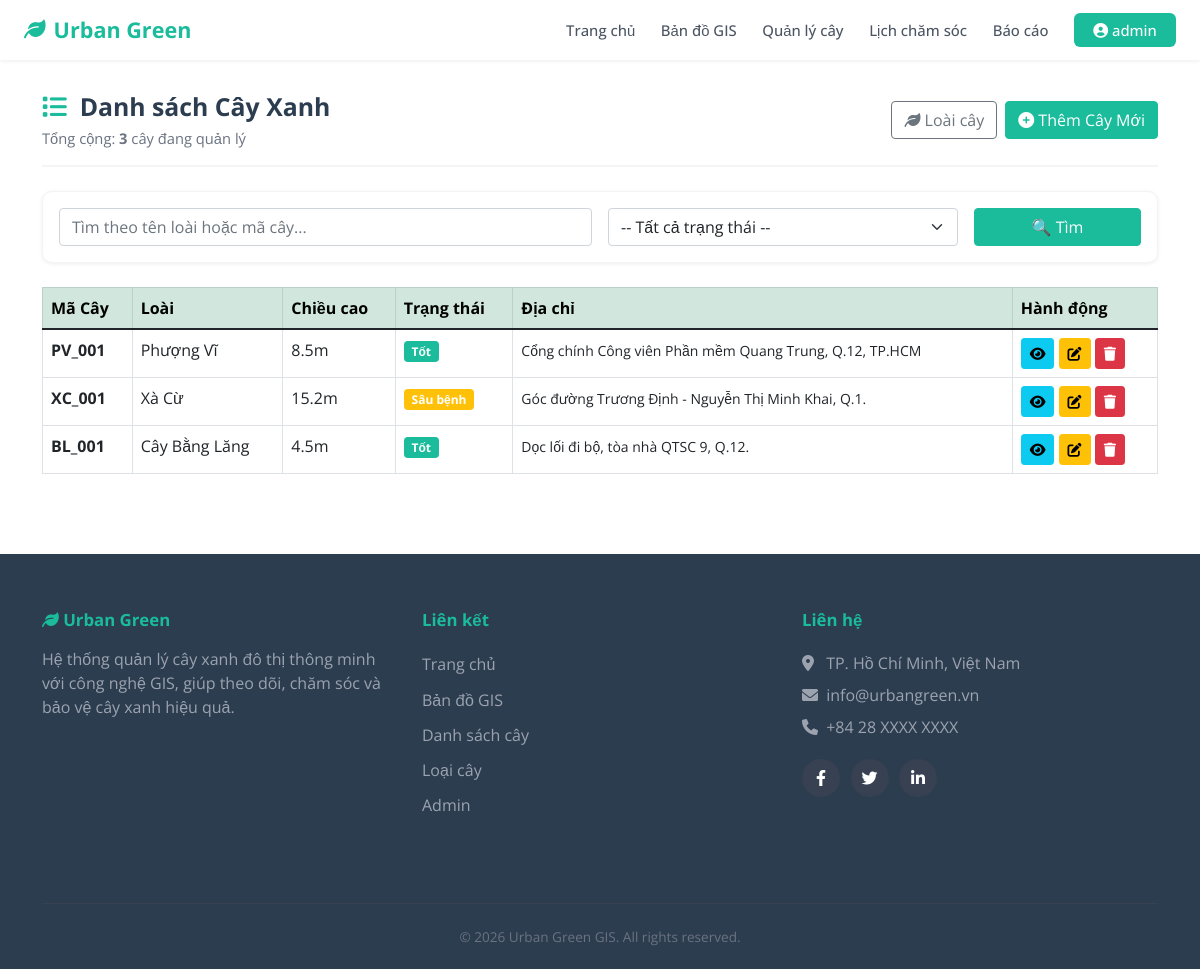
The app's page /trees/ (signed in) with its own data.
### public_map/models.py (models this page shows, shortened)
class UrbanTree(models.Model):
    species = models.ForeignKey(TreeSpecies, on_delete=models.CASCADE, verbose_name="Loài cây")
    code = models.CharField(max_length=20, unique=True, verbose_name="Mã cây")
    height = models.FloatField(verbose_name="Chiều cao (m)")
    status = models.CharField(max_length=50, verbose_name="Trạng thái", choices=[
        ('TOT', 'Tốt'),
        ('SAU_BENH', 'Sâu bệnh'),
        ('NGUY_HIEM', 'Nguy hiểm')
    ])
    latitude = models.FloatField(verbose_name="Vĩ độ (Y)")
    longitude = models.FloatField(verbose_name="Kinh độ (X)")
    address = models.CharField(max_length=200, verbose_name="Địa chỉ", blank=True)
    image = models.ImageField(upload_to='tree_images/', verbose_name="Hình ảnh", blank=True, null=True)

class TreeSpecies(models.Model):
    name = models.CharField(max_length=100, verbose_name="Tên loài")
    characteristics = models.TextField(verbose_name="Đặc tính", blank=True)
    is_pest_prone = models.BooleanField(default=False, verbose_name="Dễ sâu bệnh")
    is_fall_prone = models.BooleanField(default=False, verbose_name="Dễ đổ/gãy")
    is_fast_growing = models.BooleanField(default=False, verbose_name="Mọc nhanh (cần cắt tỉa)")
    is_drought_sensitive = models.BooleanField(default=False, verbose_name="Nhạy cảm hạn hán")
    is_invasive_roots = models.BooleanField(default=False, verbose_name="Rễ xâm lấn")
    watering_frequency_days = models.PositiveIntegerField(default=7, verbose_name="Chu kỳ tưới nước (ngày)")
    inspection_frequency_days = models.PositiveIntegerField(default=90, verbose_name="Chu kỳ kiểm tra (ngày)")

### public_map/views.py (the view)
# urls.py: path('trees/', tree_list_view, name='tree_list'),
@login_required
def tree_list_view(request):
    query = request.GET.get('q', '')
    status_filter = request.GET.get('status', '')
    trees = UrbanTree.objects.all()
    if query:
        trees = trees.filter(
            Q(species__name__icontains=query) |
            Q(code__icontains=query)
        )
    if status_filter:
        trees = trees.filter(status=status_filter)
    status_choices = UrbanTree._meta.get_field('status').choices
    return render(request, 'tree_list.html', {
        'trees': trees,
        'query': query,
        'status_filter': status_filter,
        'status_choices': status_choices
    })

### public_map/templates/tree_list.html (shortened to what this page needs)
{% extends "base.html" %}
{% block content %}
<div class="container py-4">
    <div class="page-header">
        <div>
            <h2 class="page-title"><i class="fas fa-list"></i> Danh sách Cây Xanh</h2>
            <p class="page-subtitle">Tổng cộng: <strong>{{ trees.count }}</strong> cây đang quản lý</p>
        </div>
        <div class="page-actions">
            <a href="{% url 'species_list' %}" class="btn btn-outline-secondary">
                <i class="fas fa-leaf"></i> Loài cây
            </a>
            <a href="{% url 'tree_add' %}" class="btn btn-success">
                <i class="fas fa-plus-circle"></i> Thêm Cây Mới
            </a>
        </div>
    </div>
    <div class="card mb-4">
        <div class="card-body">
            <form method="get" class="row g-3">
                <div class="col-md-6">
                    <input type="text" name="q" class="form-control"
                           placeholder="Tìm theo tên loài hoặc mã cây..."
                           value="{{ query }}">
                </div>
                <div class="col-md-4">
                    <select name="status" class="form-select">
                        <option value="">-- Tất cả trạng thái --</option>
                    </select>
                </div>
                <div class="col-md-2">
                    <button type="submit" class="btn btn-primary w-100">🔍 Tìm</button>
                </div>
            </form>
        </div>
    </div>
    {% if trees %}
    <div class="table-responsive">
        <table class="table table-hover table-bordered">
            <thead class="table-success">
                <tr>
                    <th>Mã Cây</th>
                    <th>Loài</th>
                    <th>Chiều cao</th>
                    <th>Trạng thái</th>
                    <th>Địa chỉ</th>
                    <th>Hành động</th>
                </tr>
            </thead>
            <tbody>
                {% for tree in trees %}
                <tr>
                    <td><strong>{{ tree.code }}</strong></td>
                    <td>{{ tree.species.name }}</td>
                    <td>{{ tree.height }}m</td>
                    <td>
                        {% if tree.status == 'TOT' %}
                            <span class="badge bg-success">{{ tree.get_status_display }}</span>
                        {% elif tree.status == 'SAU_BENH' %}
                            <span class="badge bg-warning">{{ tree.get_status_display }}</span>
                        {% else %}
                            <span class="badge bg-danger">{{ tree.get_status_display }}</span>
                        {% endif %}
                    </td>
                    <td><small>{{ tree.address }}</small></td>
                    <td>
                        <a href="{% url 'tree_detail' tree.id %}" class="btn btn-sm btn-info" title="Xem chi tiết">
                            <i class="fas fa-eye"></i>
                        </a>
                        <a href="{% url 'tree_edit' tree.id %}" class="btn btn-sm btn-warning" title="Sửa">
                            <i class="fas fa-edit"></i>
                        </a>
                        <a href="{% url 'tree_delete' tree.id %}" class="btn btn-sm btn-danger" title="Xóa">
                            <i class="fas fa-trash"></i>
                        </a>
                    </td>
                </tr>
                {% endfor %}
            </tbody>
        </table>
    </div>
    {% else %}
    <div class="alert alert-info text-center">
        <i class="fas fa-search"></i> Không tìm thấy cây nào phù hợp với điều kiện tìm kiếm.
    </div>
    {% endif %}
</div>
{% endblock %}

### public_map/templates/partials/header.html (shortened to what this page needs)
<header class="ug-header">
    <div class="ug-header-inner">
        <a href="{% url 'home' %}" class="ug-logo">
            <i class="fas fa-leaf"></i> Urban Green
        </a>
        <ul class="ug-nav" id="ug-main-nav">
            <li><a href="{% url 'home' %}">Trang chủ</a></li>
            <li><a href="{% url 'map' %}">Bản đồ GIS</a></li>
            <li><a href="{% url 'tree_list' %}">Quản lý cây</a></li>
            <li><a href="{% url 'maintenance_list' %}">Lịch chăm sóc</a></li>
            <li><a href="{% url 'dashboard' %}">Báo cáo</a></li>
            <li class="ug-user-menu">
                <a href="#" class="ug-header-btn" onclick="this.parentElement.classList.toggle('open');return false;">
                    <i class="fas fa-user-circle"></i> {{ user.get_short_name|default:user.username }}
                </a>
            </li>
        </ul>
    </div>
</header>

### public_map/templates/base.html (style rules this page uses)
:root { --ug-teal: #1abc9c; --ug-teal-dark: #16a085; --ug-dark: #2c3d50; }
body { font-family: 'Open Sans', sans-serif; color: #4b5563; margin: 0; display: flex; flex-direction: column; min-height: 100vh; }
.btn-primary { background-color: var(--ug-teal); border-color: var(--ug-teal); }
.btn-success { background-color: var(--ug-teal); border-color: var(--ug-teal); }
.bg-success { background-color: var(--ug-teal) !important; }
a { color: var(--ug-teal); }
.ug-header { position: fixed; top: 0; left: 0; right: 0; background: #fff; box-shadow: 0 1px 4px rgba(0,0,0,.08); z-index: 1050; }
.ug-header-inner { max-width: 1280px; margin: 0 auto; padding: .85rem 1.5rem; display: flex; justify-content: space-between; align-items: center; }
.ug-logo { font-size: 1.35rem; font-weight: 700; color: var(--ug-teal); text-decoration: none; display: flex; align-items: center; gap: .5rem; }
.ug-nav { display: flex; align-items: center; gap: 1.6rem; list-style: none; margin: 0; padding: 0; }
.ug-nav a { color: #4b5563; text-decoration: none; font-weight: 500; font-size: .93rem; transition: color .2s; }
.ug-header-btn { background: var(--ug-teal); color: #fff !important; padding: .42rem 1.2rem; border-radius: 6px; font-weight: 600; text-decoration: none; transition: background .2s; font-size: .93rem; }
.ug-user-menu { position: relative; }
.card { box-shadow: 0 1px 4px rgba(0,0,0,.07); border: 1px solid #f3f4f6; border-radius: 10px; }
.page-header { display: flex; justify-content: space-between; align-items: center; margin-bottom: 1.5rem; flex-wrap: wrap; gap: 1rem; padding-bottom: 1rem; border-bottom: 2px solid #f3f4f6; }
.page-title { font-size: 1.55rem; font-weight: 700; color: var(--ug-dark); margin: 0; }
.page-title i { color: var(--ug-teal); margin-right: .4rem; }
.page-subtitle { color: #6b7280; font-size: .92rem; margin: .3rem 0 0; }
.page-actions { display: flex; gap: .5rem; align-items: center; flex-wrap: wrap; }

### records on screen
UrbanTree: code "PV_001", species.name "Phượng Vĩ", height "8.5", status "Tốt", address "Cổng chính Công viên Phần mềm Quang Trung, Q.12, TP.HCM"
UrbanTree: code "XC_001", species.name "Xà Cừ", height "15.2", status "Sâu bệnh", address "Góc đường Trương Định - Nguyễn Thị Minh Khai, Q.1."
UrbanTree: code "BL_001", species.name "Cây Bằng Lăng", height "4.5", status "Tốt", address "Dọc lối đi bộ, tòa nhà QTSC 9, Q.12."

### other values on screen
{{ user.get_short_name|default:user.username }} "admin"
{{ trees.count }} "3"
